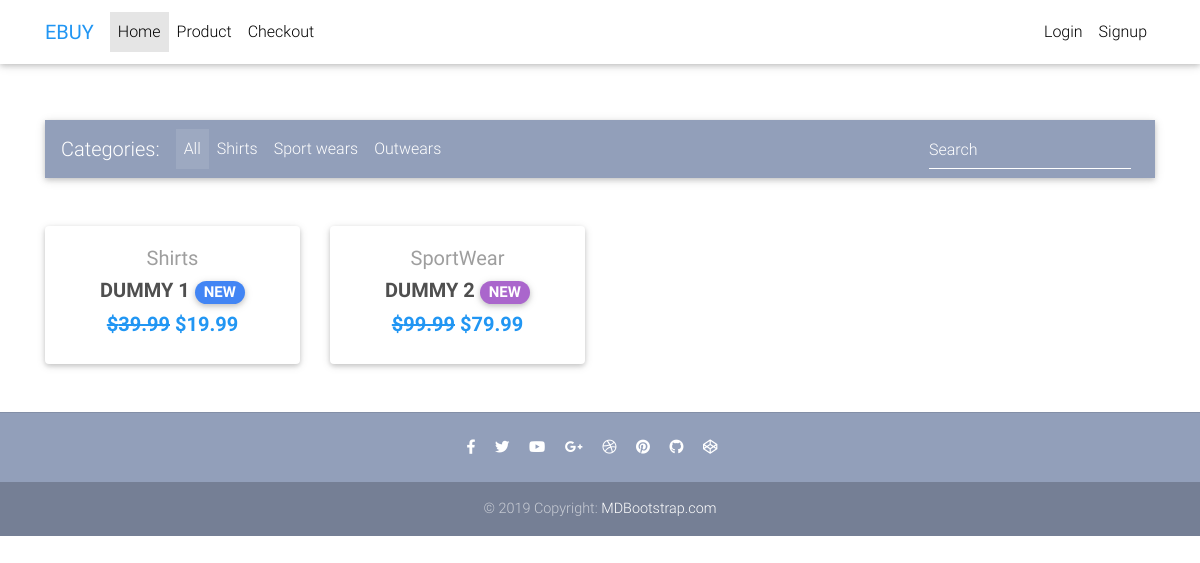
The page / on the database its author committed.
### core/models.py (models this page shows, shortened)
class Item(models.Model):
    title = models.CharField(max_length=50)
    price = models.FloatField()
    discounted_price = models.FloatField()
    categories = models.CharField(choices = CATEGORIES_CHOICES, max_length=2)
    labels = models.CharField(choices = LABELS_CHOICES, max_length=1)
    description = models.TextField(null=True)
    slug = models.SlugField()
    def get_absolute_url(self):
        return reverse("core:product", kwargs= {'slug':self.slug})

### core/views.py (the view)
# urls.py: path('', HomeView.as_view(),name ='home'),
class HomeView(ListView):
    model = Item
    paginate_by = 10
    template_name = 'home.html'

### templates/home.html (shortened to what this page needs)
{% extends 'base.html' %}
{% load static %}
{% block content %}
  <main>
    <div class="container">
      <nav class="navbar navbar-expand-lg navbar-dark mdb-color lighten-3 mt-3 mb-5">
        <span class="navbar-brand">Categories:</span>
        <div class="collapse navbar-collapse" id="basicExampleNav">
          <ul class="navbar-nav mr-auto">
            <li class="nav-item active">
              <a class="nav-link" href="#">All
              </a>
            </li>
            <li class="nav-item">
              <a class="nav-link" href="#">Shirts</a>
            </li>
            <li class="nav-item">
              <a class="nav-link" href="#">Sport wears</a>
            </li>
            <li class="nav-item">
              <a class="nav-link" href="#">Outwears</a>
            </li>
          </ul>
          <form class="form-inline">
            <div class="md-form my-0">
              <input class="form-control mr-sm-2" type="text" placeholder="Search" aria-label="Search">
            </div>
          </form>
        </div>
      </nav>
      <section class="text-center mb-4">
        <div class="row wow fadeIn">
          {% for item in object_list %}
          <div class="col-lg-3 col-md-6 mb-4">
            <div class="card">
              <div class="card-body text-center">
                <a href="" class="grey-text">
                  <h5>{{item.get_categories_display}}</h5>
                </a>
                <h5>
                  <strong>
                    <a href="{{item.get_absolute_url}}" class="dark-grey-text">{{item.title}}
                      <span class="badge badge-pill {{item.get_labels_display}}-color">NEW</span>
                    </a>
                  </strong>
                </h5>
                  <h5 class="font-weight-bold blue-text">
                    {% if item.discounted_price %}
                   <span>
                   <strong><del>${{item.price}}</del></strong>
                   <strong>${{item.discounted_price}}</strong>
                   </span>
                   {% else %}
                   <strong><del>${{item.price}}</del></strong>
                   {% endif %}
                    </h5>
              </div>
            </div>
          </div>
          {% endfor %}
        </div>
      </section>
    </div>
  </main>
  {% include 'footer.html'%}
  {% endblock  %}

### templates/base.html (shortened to what this page needs)
<!DOCTYPE html>
{% load static %}
<html lang="en">
<head>
  <link rel="stylesheet" href="https://use.fontawesome.com/releases/v5.8.2/css/all.css">
  <link href="{% static 'css/bootstrap.min.css' %}" rel="stylesheet">
  <link href="{% static 'css/mdb.min.css' %}"  rel="stylesheet">
  <link href="{% static 'css/style.min.css' %}"  rel="stylesheet">
</head>
<body>
  {% include 'navbar.html' %}
  <div class = "mt-4 pt-3">
  </div>
  {% block content %}
    {% endblock  %}
</body>
</html>

### templates/navbar.html (shortened to what this page needs)
{% load static %}
{% load cart_template_tags %}
 <nav class="navbar  navbar-expand-lg navbar-light white scrolling-navbar">
    <div class="container">
      <a class="navbar-brand waves-effect" href="{% url 'core:home' %}" target="_blank">
        <strong class="blue-text">EBUY</strong>
      </a>
      <div class="collapse navbar-collapse" id="navbarSupportedContent">
        <ul class="navbar-nav mr-auto">
          <li class="nav-item active">
            <a class="nav-link waves-effect" href="{% url 'core:home' %}">Home
            </a>
          </li>
          <li class="nav-item">
            <a class="nav-link waves-effect" href="#" target="_blank">Product</a>
          </li>
          <li class="nav-item">
            <a class="nav-link waves-effect" href="{% url 'core:checkout' %}"
              target="_blank">Checkout</a>
          </li>
        </ul>
        <ul class="navbar-nav nav-flex-icons">
          {% if request.user.is_authenticated %}
          <li class="nav-item">
            <a class="nav-link waves-effect" href="{% url 'core:order-summary' %}">
              <span class="badge red z-depth-1 mr-1">{{request.user|cart_item_count}}</span>
              <i class="fas fa-shopping-cart"></i>
              <span class="clearfix d-none d-sm-inline-block"></span>
            </a>
          </li>
          <li class="nav-item">
            <a class="nav-link waves-effect" href="{% url 'account_logout' %}">Logout </a>
          </li>
          {% else %}
          <li class="nav-item">
            <a class="nav-link waves-effect" href="{% url 'account_login' %}">Login </a>
          <li class="nav-item">
            <a class="nav-link waves-effect" href="{% url 'account_signup' %}">Signup </a>
          {% endif %}
        </ul>
      </div>
    </div>
  </nav>

### templates/footer.html
<footer class="page-footer text-center font-small mt-4 wow fadeIn">
   <hr class="my-4">
    <div class="pb-4">
      <a href="https://www.facebook.com/mdbootstrap" target="_blank">
        <i class="fab fa-facebook-f mr-3"></i>
      </a>
      <a href="https://twitter.com/MDBootstrap" target="_blank">
        <i class="fab fa-twitter mr-3"></i>
      </a>
      <a href="https://www.youtube.com/watch?v=7MUISDJ5ZZ4" target="_blank">
        <i class="fab fa-youtube mr-3"></i>
      </a>
      <a href="https://plus.google.com/u/0/b/107863090883699620484" target="_blank">
        <i class="fab fa-google-plus-g mr-3"></i>
      </a>
      <a href="https://dribbble.com/mdbootstrap" target="_blank">
        <i class="fab fa-dribbble mr-3"></i>
      </a>
      <a href="https://pinterest.com/mdbootstrap" target="_blank">
        <i class="fab fa-pinterest mr-3"></i>
      </a>
      <a href="https://github.com/mdbootstrap/bootstrap-material-design" target="_blank">
        <i class="fab fa-github mr-3"></i>
      </a>
      <a href="http://codepen.io/mdbootstrap/" target="_blank">
        <i class="fab fa-codepen mr-3"></i>
      </a>
    </div>
    <div class="footer-copyright py-3">
      © 2019 Copyright:
      <a href="https://mdbootstrap.com/education/bootstrap/" target="_blank"> MDBootstrap.com </a>
    </div>
  </footer>

### templates/scripts.html (shortened to what this page needs)
 {% load static %}

### templates/base.html (style rules this page uses)
html, body, header, .carousel { height: 60vh; }

### rows shown on the page
Item: categories "Shirts", title "DUMMY 1", price "39.99", discounted_price "19.99"
Item: categories "SportWear", title "DUMMY 2", price "99.99", discounted_price "79.99"
